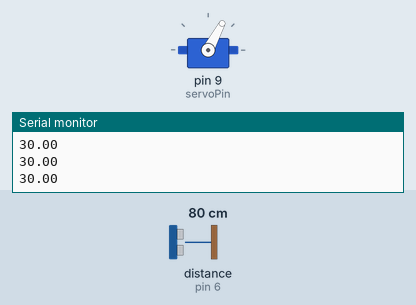
A sketch run on a simulated Arduino Uno, built with avr-gcc and run on an emulated ATmega328P. Parts: servo, the last lines printed to the serial monitor. Wiring (inferred from the names in the program): ultrasonic range finder: trigger pin 7; echo pin 6. The inputs (shaded band) are chosen by the test bench; at power-on: distance to the obstacle (sensor on pin 6) 80 cm. The echo pulse lasts 58.3 µs per cm.

Above: at 2.2 s.
2.3 s: distance to the obstacle (sensor on pin 6) set to 2 cm
At 2.9 s:
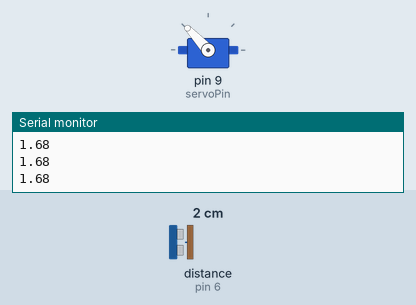
3.9 s: distance to the obstacle (sensor on pin 6) set to 4 cm
At 3.98 s:
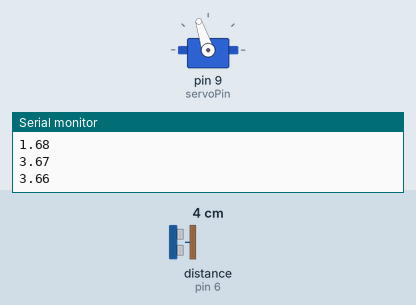
5.5 s: distance to the obstacle (sensor on pin 6) set to 2 cm
At 5.59 s:
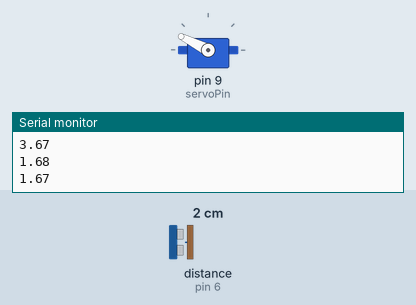
7.1 s: distance to the obstacle (sensor on pin 6) set to 9 cm
At 7.19 s:
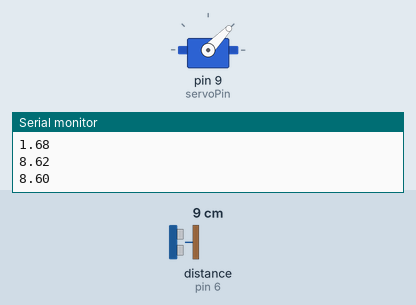
8.7 s: distance to the obstacle (sensor on pin 6) set to 35 cm
At 8.82 s:
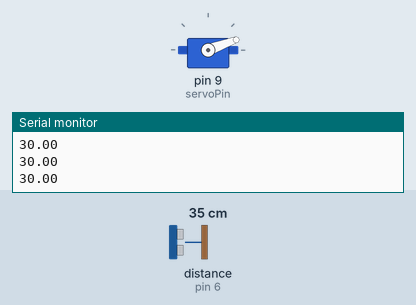
10.3 s: distance to the obstacle (sensor on pin 6) set to 12 cm
At 10.36 s:
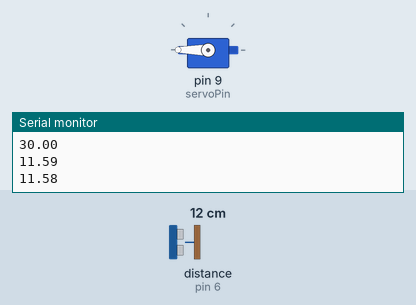
Timing chart, 0 to 12.9 s (numbered marks = the images above; inputs shaded):
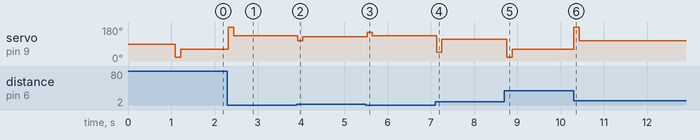

Measured:
- after the input at 2.3 s, servo on pin 9 (servoPin): 62° → 180° at once, → 133° 0.12 s later
- after the input at 3.9 s, servo on pin 9 (servoPin): 133° → 108° at once, → 128° 0.12 s later
- after the input at 5.5 s, servo on pin 9 (servoPin): 128° → 153° at once, → 133° 0.12 s later
- after the input at 7.1 s, servo on pin 9 (servoPin): 133° → 46° at once, → 115° 0.12 s later
- after the input at 8.7 s, servo on pin 9 (servoPin): 115° → 20° after 0.06 s, → 62° 0.13 s later
- after the input at 10.3 s, servo on pin 9 (servoPin): 62° → 180° at once, → 108° 0.13 s later

The sketch:

s_PID.ino
```cpp
#include <Servo.h>
#include <PID_v1.h>


const int servoPin = 9;                          //서보의 핀번호

float Kp = 2.5;                //P게인 값
float Ki = 0;                  //I게인 값
float Kd = 1;                  //D게인 값
double Setpoint, Input, Output, ServoOutput;

float duration, distance;

PID myPID(&Input, &Output, &Setpoint, Kp, Ki, Kd, DIRECT);   //PID객체 생성

Servo myServo;                                     //서보 객체 생성, 초기화


int echoPin = 6;                 //초음파 핀번호 설정
int trigPin = 7;

void setup() {
  Serial.begin(9600);                  //시리얼 통신 초기화
  myServo.attach(servoPin);            //서보모터 핀번호 설정

  Input = readPosition();             //막대 위의 공의 위치를 측정값 함수 호출

  //초음파 센서 설정
  pinMode(trigPin, OUTPUT);
  pinMode(echoPin, INPUT);

  myPID.SetMode(AUTOMATIC);               //PID모드를 AUTOMATIC으로 설정
  myPID.SetOutputLimits(-80,80);          //PID의 값을 최소 -80부터 최대 80까지 설정
}

void loop() {
  Setpoint = 15;                         //막대 중앙 위치(Set Point를 15cm로 설정)
  Input = readPosition();                //공의 위치 측정

  myPID.Compute();                       //PID계산

  ServoOutput=100+Output;                //서보모터의 각도 설정(100도는 서보모터가 수평을 이루었을 때 각도)
  myServo.write(ServoOutput);            //서보모터에게 값 전달
}


float readPosition() {
  delay(40);                             //딜레이 설정

  //초음파 센서 거리 측정 부분
  digitalWrite(trigPin, HIGH);
  delayMicroseconds(2);
  digitalWrite(trigPin, LOW);

  duration = pulseIn(echoPin, HIGH);
  distance = ((float)(340 * duration) / 10000) / 2;


  if(distance > 30) {                   //공의 측정거리가 30cm 이상일 경우 최대 30으로 설정
    distance=30;
  }

  Serial.println(distance);             //시리얼 모니터로 공의 거리 출력

  return distance;                      //측정값 반환
}
```
